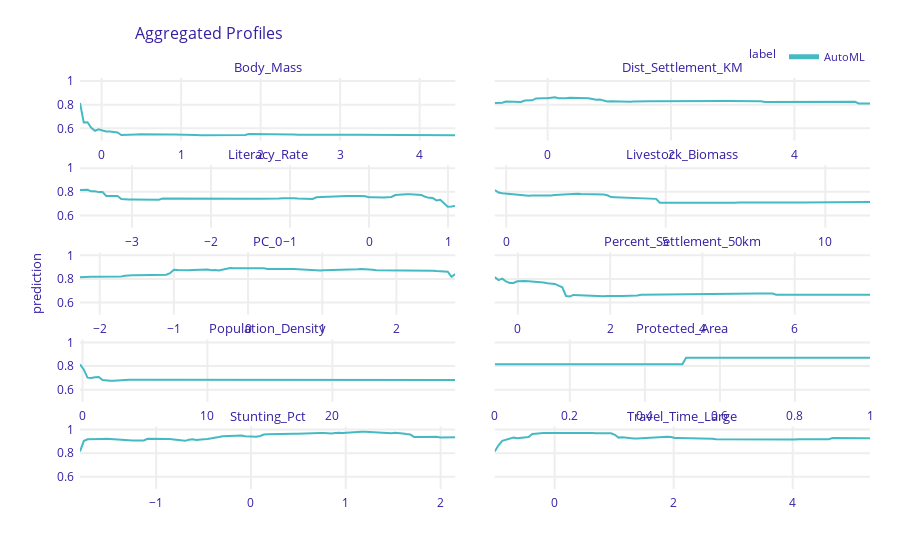

Notebook code cell kept with this figure:
### Markdown cell above
## Accumulated local effects for ML models

### Code cell
# Looking at the nonzero model
def nonzero_pred_wrapper(model, data):
    return np.exp(model.predict(data))

exp = Explainer(model = nonzero_model, data = X_nonzero, y = y, predict_function = nonzero_pred_wrapper)
ale = exp.model_profile(type = 'accumulated', N = data.shape[0], random_state = 1693)

ale.plot()
